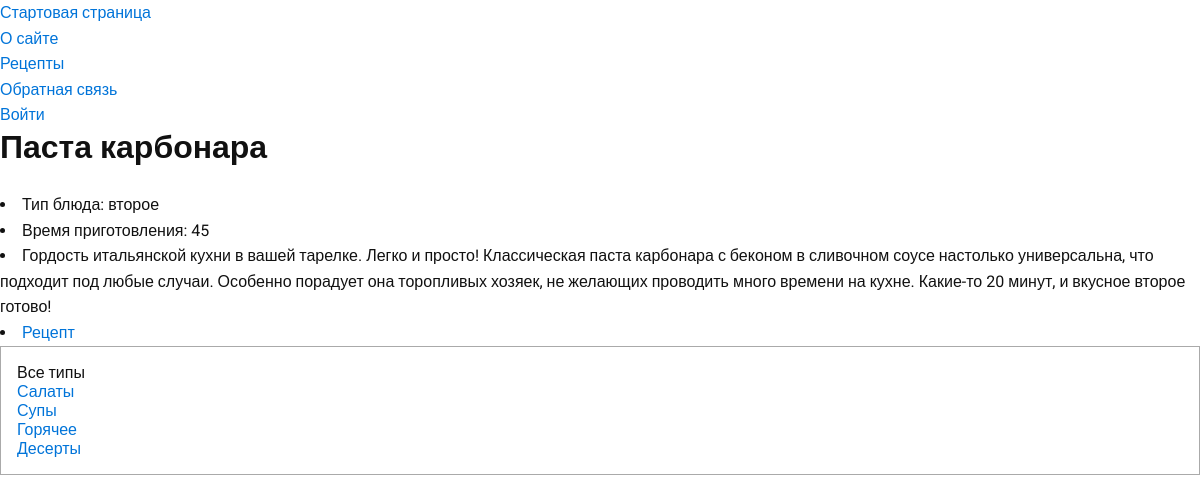
Screenshot of /recipe/pasta-karbonara with the database file from the repository.
### dishes/models.py (models this page shows, shortened)
class Dishes(models.Model):
    title = models.CharField(max_length=50)
    slug = models.SlugField(max_length=255, unique=True, db_index=True)
    type = models.CharField(max_length=50)
    time_to_cook = models.PositiveSmallIntegerField()
    description = models.TextField(blank=True)
    link = models.TextField(blank=True)
    time_create = models.DateTimeField(auto_now_add=True)
    time_update = models.DateTimeField(auto_now=True)

### dishes/views.py (the view)
# urls.py: path('recipe/<slug:dish_slug>', views.show_recipe, name='recipe'),
def show_recipe(request, dish_slug):
    recipe = get_object_or_404(Dishes, slug=dish_slug)
    data = {'title': recipe.title,
            'type': recipe.type,
            'time_to_cook': recipe.time_to_cook,
            'description': recipe.description,
            'link': recipe.link,
            'menu': menu,
            'recipe': recipe,
            'typ_selected': 1
            }
    return render(request, 'dishes/recipe.html', data)

### dishes/templatetags/dishes_tags.py (called while the page is built)
@register.simple_tag()
def get_types():
    return views.types_db

### dishes/templates/dishes/recipe.html (shortened to what this page needs)
{% extends 'base.html' %}
{% block content%}
<h1>{{recipe.title}}</h1>
<br>
<p><li>Тип блюда: {{recipe.type}}</p></li>
<p><li>Время приготовления: {{recipe.time_to_cook}}</p></li>
<p><li>{{recipe.description}}</p></li>
<p><li><a href="{{recipe.link}}">Рецепт </a></p></li>
{% endblock %}

### dishes/static/dishes/css/stylessimple.css (style rules this page uses)
* { margin: 0; padding: 0; box-sizing: border-box; }
body { color: var(--body-color); background: var(--body-bg-color); font-family: var(--font-roboto); font-size: var(--font-size); line-height: var(--line-height); }
a { color: var(--color-blue); text-decoration: none; }
h1, h2, h3, h4, h5, .text-lead, .text-lg, .text-xl { line-height: var(--text-line-height); }

### rows the page displays
Dishes: title "Паста карбонара", type "второе", time_to_cook "45", description "Гордость итальянской кухни в вашей тарелке. Легко и просто! Классическая паста карбонара с беконом в сливочном соусе настолько универсальна, что подходит под любые случаи. Особенно порадует она торопливых хозяек, не желающих проводить много времени на кухне. Какие-то 20 минут, и вкусное второе готово!"

### other values shown
{{ m.title }} "О сайте" "Рецепты" "Обратная связь" "Войти"
{{ type.name }} "Салаты" "Супы" "Горячее" "Десерты"
